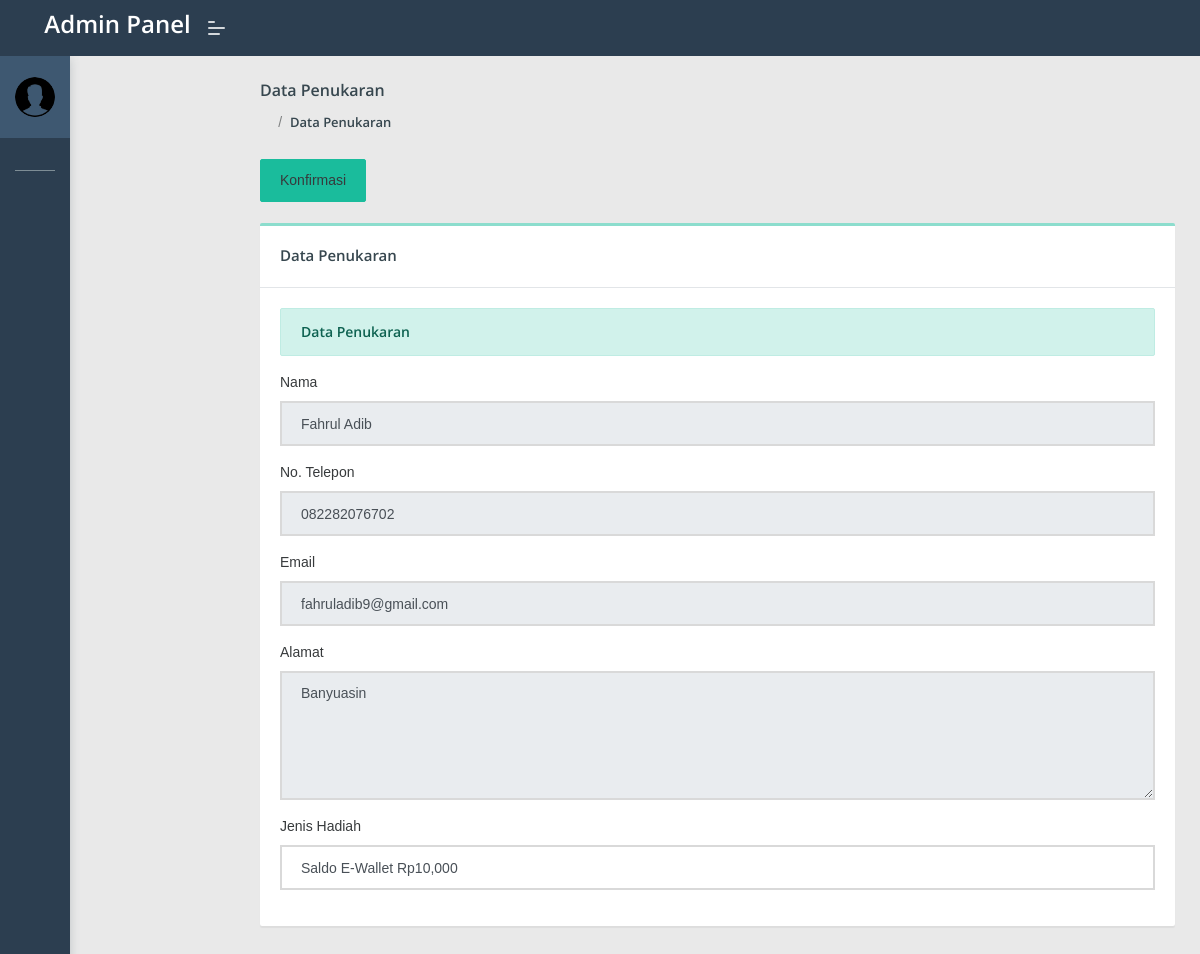
/admin/index.php?halaman=penukarandetail&id=15, run on the app's committed database.
### tables this page shows
CREATE TABLE `penukaran` (
  `idpenukaran` int(11) NOT NULL,
  `iduser` int(11) NOT NULL,
  `idproduk` int(11) NOT NULL,
  `status` varchar(255) NOT NULL,
  `waktupenukaran` datetime NOT NULL DEFAULT current_timestamp(),
  `nama` varchar(255) NOT NULL,
  `nohp` text NOT NULL,
  `email` text NOT NULL,
  `alamat` text NOT NULL,
  `jenishadiah` text NOT NULL,
  `waktu` datetime NOT NULL DEFAULT current_timestamp()
);

CREATE TABLE `produktukar` (
  `idproduktukar` int(11) NOT NULL,
  `namaproduk` text NOT NULL,
  `produkpoin` text NOT NULL,
  `fotoproduk` text NOT NULL
);

### admin/penukarandetail.php (the view, shortened to what this page needs)
<?php
$idpenukaran = $koneksi->query("SELECT * FROM penukaran JOIN produktukar on penukaran.idproduk = produktukar.idproduktukar WHERE idpenukaran = '$_GET[id]'");
$data = $idpenukaran->fetch_assoc();
?>
<section class="pcoded-main-container">
    <div class="pcoded-content">
        <div class="page-header">
            <div class="page-block">
                <div class="row align-items-center">
                    <div class="col-md-12">
                        <div class="page-header-title">
                            <h5 class="m-b-10">Data Penukaran</h5>
                        </div>
                        <ul class="breadcrumb">
                            <li class="breadcrumb-item"><a href="index.php"><i class="feather icon-home"></i></a></li>
                            <li class="breadcrumb-item"><a href="#!">Data Penukaran</a></li>
                        </ul>
                    </div>
                </div>
            </div>
        </div>
        <a class="btn btn-primary" name="konfirmasi" data-toggle="modal" data-target="#verifikasi">Konfirmasi</a>
        <br><br>
        <div class="row">
            <div class="col-md-12">
                <div class="card">
                    <div class="card-header">
                        <h5>Data Penukaran</h5>
                    </div>
                    <div class="card-body table-border-style">
                        <div class="row align-items-center justify-content-between">
                            <div class="col-12 col-lg-12">
                                <div class="contact-form-area2 mb-100">
                                    <div class="alert alert-primary">
                                        <strong>Data Penukaran</strong>
                                    </div>
                                    <div class="row">
                                        <div class=" col-md-12">
                                            <div class="form-group">
                                                <label>Nama </label>
                                                <input type="text" class="form-control" name="nama" value="<?= $data['nama'] ?>" readonly>
                                            </div>
                                        </div>
                                        <div class="col-12">
                                            <div class="form-group">
                                                <label>No. Telepon</label>
                                                <input type="number" class="form-control" name="nohp" value="<?= $data['nohp'] ?>" readonly>
                                            </div>
                                        </div>
                                        <div class="col-12">
                                            <div class="form-group">
                                                <label>Email</label>
                                                <input type="email" class="form-control" name="email" value="<?= $data['email'] ?>" readonly>
                                            </div>
                                        </div>
                                        <div class="col-12">
                                            <div class="form-group">
                                                <label>Alamat</label>
                                                <textarea rows="5" class="form-control" name="alamat" readonly><?= $data['alamat'] ?></textarea>
                                            </div>
                                        </div>
                                        <div class="col-12">
                                            <div class="form-group">
                                                <label>Jenis Hadiah</label>
                                                <input type="text" class="form-control" name="idproduk" value="<?= $data['namaproduk'] ?>" required>
                                            </div>
                                        </div>
                                    </div>
                                </div>
                            </div>
                        </div>
                    </div>
                </div>
            </div>
        </div>
    </div>
</section>

### data on the page
penukaran: nama "Fahrul Adib", nohp "082282076702", email "fahruladib9@gmail.com", alamat "Banyuasin", idproduk "Saldo E-Wallet Rp10,000"
